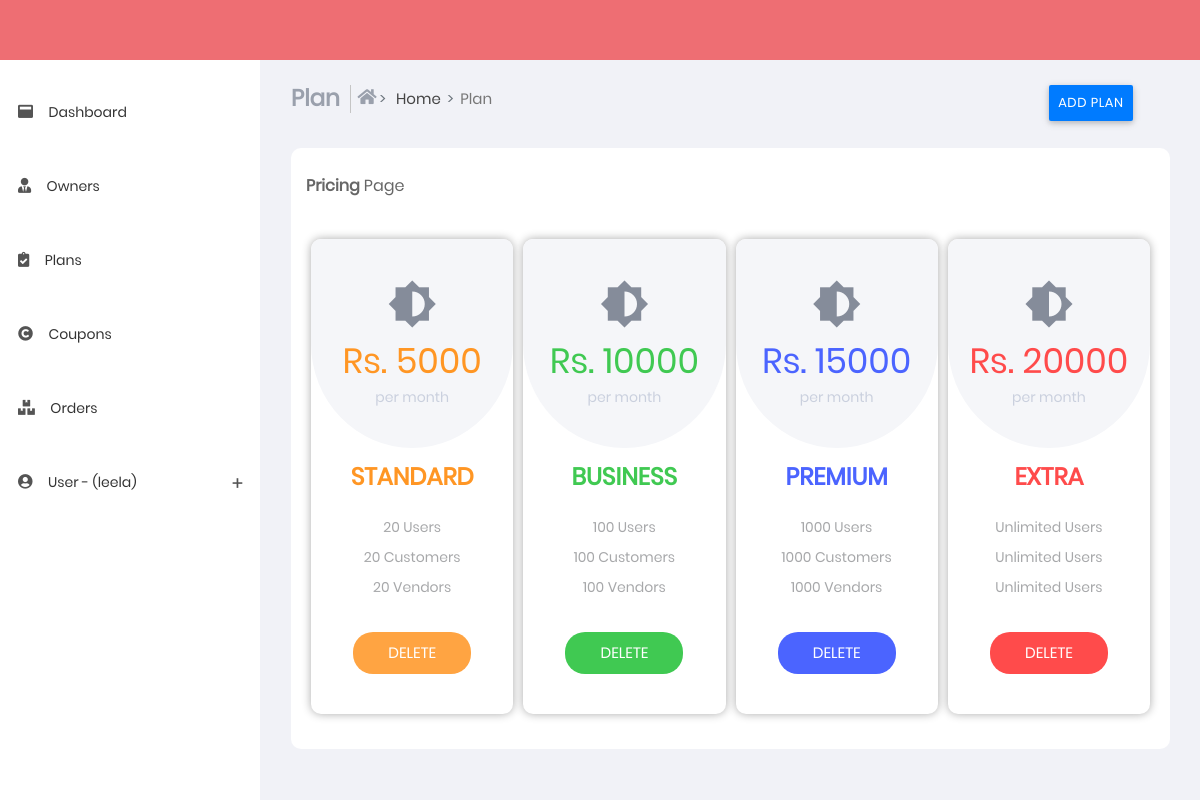
/plans (signed in), run on the app's committed database.
### sub_part/models.py (models this page shows, shortened)
class planlists(models.Model):
    colour = models.CharField(max_length=100)
    price = models.IntegerField()
    name = models.CharField(max_length=100)
    users=models.IntegerField()
    customers=models.IntegerField()
    vendors=models.IntegerField()

### sub_part/views.py (the view, shortened to what this page needs)
# urls.py: path('plans',views.plans,name='plans'),
@login_required(login_url='login')
def plans(request):
    planlistarray=planlists.objects.all()
    return render(request,'plans.html',{'planlistarray': planlistarray,'u':request.user})

### templates/plans.html (shortened to what this page needs)
{% extends 'base.html' %}
{% load static %}
{% block content %}
    <section class="content">
        <div class="container-fluid">
            <div class="block-header">
                <div class="row">
                    <div class="col-xs-12 col-sm-12 col-md-10 col-lg-10">
                        <ul class="breadcrumb breadcrumb-item ">
                            <li class="breadcrumb-item">
                                <h4 class="page-title">Plan</h4>
                            </li>
                            <li class="breadcrumb-item bcrumb-1">
                                <a href="index">
                                    <i class="fas fa-home"></i> Home</a>
                            </li>
                            <li class="breadcrumb-item active">Plan</li>
                        </ul>
                    </div>
                    <div class="col-xs-12 col-sm-12 col-md-2 col-lg-2">
                        <ul class="breadcrumb breadcrumb-item ">
                            <li>
                                <button type="button" class="btn btn-primary" data-toggle="modal"
                                    data-target=".bd-example-modal-lg">
                                    Add Plan</button>
                            </li>
                        </ul>
                    </div>
                </div>
                <div class="row clearfix">
                    <div class="col-xs-12 col-sm-12 col-md-12 col-lg-12">
                        <div class="card">
                            <div class="header">
                                <h2>
                                    <strong>Pricing</strong> Page
                                </h2>
                            </div>
                            <div class="body">
                                <div class="demo">
                                    <div class="container">
                                        <div class="row">
                                            {% for planlist in planlistarray %}
                                            <div class="col-md-3 col-sm-6">
                                                <div class="pricingTable {{planlist.colour}}Color ">
                                                    <div class="pricingTable-header">
                                                        <i class="material-icons">brightness_medium</i>
                                                        <div class="price-value"> Rs. {{planlist.price}}
                                                            <span class="month">per month</span>
                                                        </div>
                                                    </div>
                                                    <h3 class="heading">{{planlist.name}}</h3>
                                                    <div class="pricing-content">
                                                        <ul>
                                                            <li>
                                                                {% if planlist.users == -1 %}
                                                                <b>Unlimited</b> Users
                                                                {% else %}
                                                                <b>{{planlist.users}}</b> Users
                                                                {% endif %}
                                                            </li>
                                                            <li>
                                                                {% if planlist.customers == -1 %}
                                                                <b>Unlimited</b> Users
                                                                {% else %}
                                                                <b>{{planlist.customers}}</b> Customers
                                                                {% endif %}
                                                            </li>
                                                            <li>
                                                                {% if planlist.vendors == -1 %}
                                                                <b>Unlimited</b> Users
                                                                {% else %}
                                                                <b>{{planlist.vendors}}</b> Vendors
                                                                {% endif %}
                                                            </li>
                                                        </ul>
                                                    </div>
                                                    <div class="pricingTable-signup">
                                                        <a href="plans_delete/{{planlist.id}}">Delete</a>
                                                    </div>
                                                </div>
                                            </div>
                                            {% endfor %}
                                        </div>
                                    </div>
                                </div>
                            </div>
                        </div>
                    </div>
                </div>
            </div>
    </section>
    {% endblock %}

### templates/base.html (shortened to what this page needs)
{% load static %}
<!DOCTYPE html>
<html lang="en">
<head>
    <link href="{% static 'css/app.min.css'%}" rel="stylesheet">
    <link href="{% static 'css/style.css'%}" rel="stylesheet" />
    <link href="{% static 'css/styles/all-themes.css'%}" rel="stylesheet" />
</head>
<body class="light fixed">
    <nav class="navbar">
    </nav>
    <div>
        <aside id="leftsidebar" class="sidebar">
            <div class="menu">
                <ul class="list">
                    <li>
                        <a href="index">
                            <i class="fas fa-window-maximize"></i>
                            <span>Dashboard</span>
                        </a>
                    </li>
                    <li>
                        <a href="owners">
                            <i class="fas fa-user-tie"></i>
                            <span>Owners</span>
                        </a>
                    </li>
                    <li>
                        <a href="plans">
                            <i class="fas fa-clipboard-check"></i>
                            <span>Plans</span>
                        </a>
                    </li>
                    <li>
                        <a href="coupons">
                            <i class="fas fa-copyright"></i>
                            <span>Coupons</span>
                        </a>
                    </li>
                    <li>
                        <a href="orders">
                            <i class="fas fa-boxes"></i>
                            <span>Orders</span>
                        </a>
                    </li>
                    <li>
                        <a href="#" onClick="return false;" class="menu-toggle">
                            <i class="fas fa-user-circle"></i>
                            <span>User - ({{u.username}})</span>
                        </a>
                    </li>
                </ul>
            </div>
        </aside>
    </div>
    {% block content %}
    {% endblock %}
</body>
</html>

### data on the page
planlists: price "5000", name "STANDARD", users "20", customers "20", vendors "20"
planlists: price "10000", name "BUSINESS", users "100", customers "100", vendors "100"
planlists: price "15000", name "PREMIUM", users "1000", customers "1000", vendors "1000"
planlists: price "20000", name "EXTRA", users "Unlimited", customers "Unlimited", vendors "Unlimited"

### other printed values
{{ u.username }} "leela"
